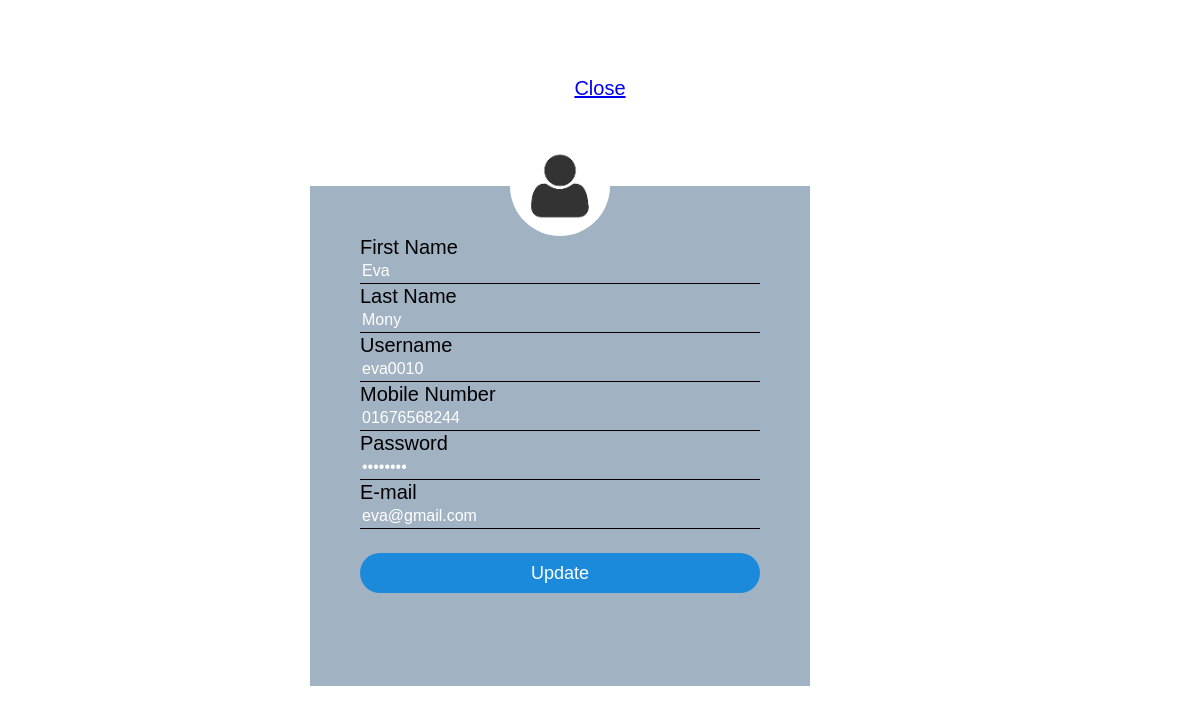
/adminProfileInfo.php (signed in), run on the app's committed database.
### tables this page shows
CREATE TABLE `user_info` (
  `user_name` varchar(20) NOT NULL,
  `email` varchar(40) NOT NULL,
  `pass` varchar(30) NOT NULL,
  `first_name` varchar(20) NOT NULL,
  `last_name` varchar(20) NOT NULL,
  `phone` varchar(14) NOT NULL,
  `gender` varchar(6) NOT NULL,
  `u_type_name` varchar(2) NOT NULL,
  `status` varchar(20) NOT NULL
);

### adminProfileInfo.php (the view, shortened to what this page needs)
<?php
if ($_SESSION['user_name'] != true)
{
    header("location: SignIn.php");
}
else {
$servername = "localhost";
$uname      = "root";
$password   = "";
$dbname     = "gadto";
$conn       = mysqli_connect($servername, $uname, $password, $dbname);
$username   = $_SESSION['user_name'];
$sql        = "select * from user_info where user_name='$username'";
$result     = mysqli_query($conn, $sql);
$row        = mysqli_fetch_assoc($result);
}
?>
<html>
<head>
    <link rel="stylesheet" type="text/css" href="style.css">
</head>
<body>
    <div style="padding-bottom: 77px;">
        <div class="login-box">
                <img src="ppic.png" class="avatar">
                <form method="POST" action="">
                    <lebel>First Name</lebel>
                    <input type="text" name="first_name" value="<?php echo $row['first_name']?>" border-style: solid>
                    <lebel>Last Name</lebel>
                    <input type="text" name="last_name" value="<?php echo $row['last_name']?>" border-style: solid>
                    <lebel>Username</lebel>
                    <input type="text" name="user_name" value="<?php echo $row['user_name']?>" readonly border-style: solid />
                    <lebel>Mobile Number</lebel>
                    <input type="text" name="phone" value="<?php echo $row['phone']?>" border-style: solid />
                    <lebel>Password</lebel>
                    <input type="password" name="pass" value="<?php echo $row['pass']?>">
                    <lebel>E-mail</lebel>
                    <input type="text" name="email" value="<?php echo $row['email']?>">
                    <br/>
                    <br/>
                    <input type="submit" name="update" value="Update">
                    <br/>
                    <br/>
                </form>
            </div>
    </div>
<div align="center">
    <a href="superAdminPortal.php">Close</a>
</div>
</body>
</html>

### style.css (style rules this page uses)
body { margin: 0; padding: 0; background: url(image.jpg); background-size: cover; background-position: center; font-family: Arial, Helvetica, sans-serif; font-size: 20px; }
.login-box { width: 500px; height: 500px; background:#A1B2C3; color: #000; top: 67%; left: 55%; position: absolute; transform: translate(-70%,-70%); box-sizing: border-box; padding: 50px 50px; }
.avatar { width: 100px; height: 100px; border-radius: 50%; position: absolute; top: -50px; left: calc(50% - 50px); }
.login-box input { width: 100%; margin-bottom: 1px; }
.login-box input[type="text"], input[type="password"] { border: none; border-bottom: 1px solid #000; background: transparent; outline: none; height: 25px; color: #fff; font-size: 16px; }
.login-box input[type="submit"] { border: none; outline: none; height: 40px; background: #1c8adb; color: #fff; font-size: 18px; border-radius: 20px; }

### data on the page
user_info: first_name "Eva", last_name "Mony", user_name "eva0010", phone "01676568244", email "eva@gmail.com"
